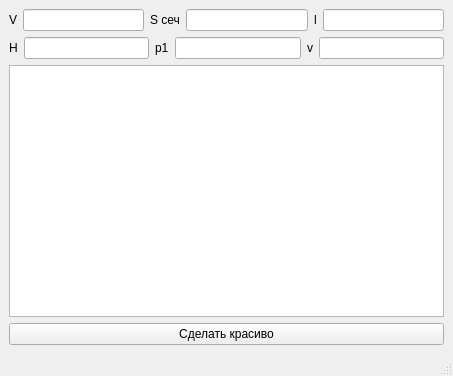
<?xml version="1.0" encoding="UTF-8"?>
<ui version="4.0">
 <class>MainWindow</class>
 <widget class="QMainWindow" name="MainWindow">
  <property name="geometry">
   <rect>
    <x>0</x>
    <y>0</y>
    <width>453</width>
    <height>376</height>
   </rect>
  </property>
  <property name="windowTitle">
   <string>MainWindow</string>
  </property>
  <widget class="QWidget" name="centralwidget">
   <layout class="QGridLayout" name="gridLayout">
    <item row="2" column="0">
     <widget class="QTextBrowser" name="text"/>
    </item>
    <item row="3" column="0">
     <layout class="QHBoxLayout" name="horizontalLayout">
      <item>
       <widget class="QPushButton" name="btnDo">
        <property name="text">
         <string>Сделать красиво</string>
        </property>
       </widget>
      </item>
     </layout>
    </item>
    <item row="0" column="0">
     <layout class="QHBoxLayout" name="horizontalLayout_2">
      <item>
       <widget class="QLabel" name="label_V">
        <property name="text">
         <string>V</string>
        </property>
       </widget>
      </item>
      <item>
       <widget class="QLineEdit" name="line_V"/>
      </item>
      <item>
       <widget class="QLabel" name="label_S">
        <property name="text">
         <string>S сеч</string>
        </property>
       </widget>
      </item>
      <item>
       <widget class="QLineEdit" name="line_S"/>
      </item>
      <item>
       <widget class="QLabel" name="label_l">
        <property name="text">
         <string>l</string>
        </property>
       </widget>
      </item>
      <item>
       <widget class="QLineEdit" name="line_l"/>
      </item>
     </layout>
    </item>
    <item row="1" column="0">
     <layout class="QHBoxLayout" name="horizontalLayout_3">
      <item>
       <widget class="QLabel" name="label_H">
        <property name="text">
         <string>H</string>
        </property>
       </widget>
      </item>
      <item>
       <widget class="QLineEdit" name="line_H"/>
      </item>
      <item>
       <widget class="QLabel" name="label_p1">
        <property name="text">
         <string>p1</string>
        </property>
       </widget>
      </item>
      <item>
       <widget class="QLineEdit" name="line_p1"/>
      </item>
      <item>
       <widget class="QLabel" name="label_v">
        <property name="text">
         <string>v</string>
        </property>
       </widget>
      </item>
      <item>
       <widget class="QLineEdit" name="line_v"/>
      </item>
     </layout>
    </item>
   </layout>
  </widget>
  <widget class="QStatusBar" name="statusbar"/>
 </widget>
 <resources/>
 <connections/>
</ui>
